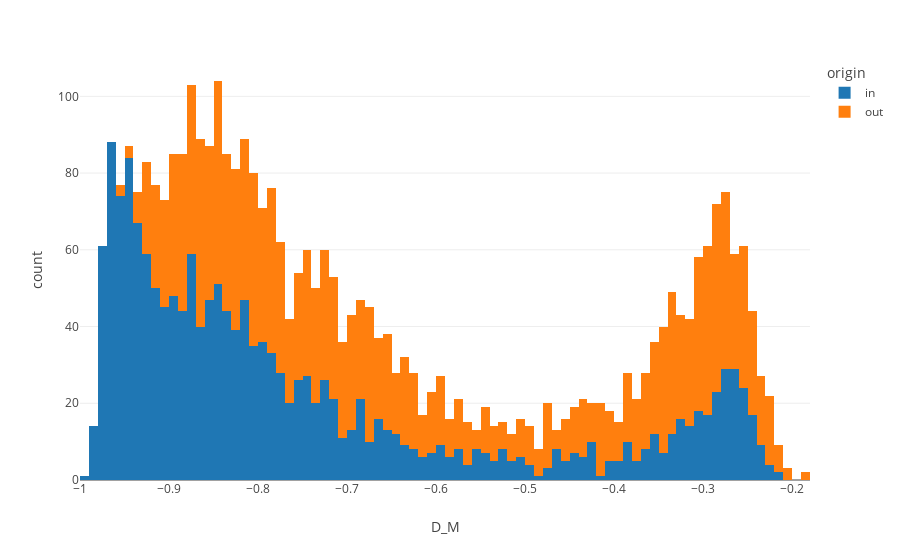

Notebook cell for this chart:
### Code cell
px.histogram(
                distances, 
                x = 'D_M',
                color = 'origin',
                template = 'none',
                nbins = 100
            )

### Figure 1 — Plotly figure (JSON) as saved in the notebook; plotly's stock layout.template omitted (floating-point values rounded to 4 significant figures; data arrays with more than 128 entries replaced by an {"elided": "..."} marker saying what was removed)
{"data": [{"alignmentgroup": "True", "bingroup": "x", "hovertemplate": "origin=in<br>D_M=%{x}<br>count=%{y}<extra></extra>", "legendgroup": "in", "marker": {"color": "#1F77B4", "pattern": {"shape": ""}}, "name": "in", "nbinsx": 100, "offsetgroup": "in", "orientation": "v", "showlegend": true, "type": "histogram", "x": {"elided": "1737 float values"}, "xaxis": "x", "yaxis": "y"}, {"alignmentgroup": "True", "bingroup": "x", "hovertemplate": "origin=out<br>D_M=%{x}<br>count=%{y}<extra></extra>", "legendgroup": "out", "marker": {"color": "#FF7F0E", "pattern": {"shape": ""}}, "name": "out", "nbinsx": 100, "offsetgroup": "out", "orientation": "v", "showlegend": true, "type": "histogram", "x": {"elided": "1821 float values"}, "xaxis": "x", "yaxis": "y"}], "layout": {"barmode": "relative", "legend": {"title": {"text": "origin"}, "tracegroupgap": 0}, "margin": {"t": 60}, "xaxis": {"anchor": "y", "domain": [0, 1], "title": {"text": "D_M"}}, "yaxis": {"anchor": "x", "domain": [0, 1], "title": {"text": "count"}}}}
